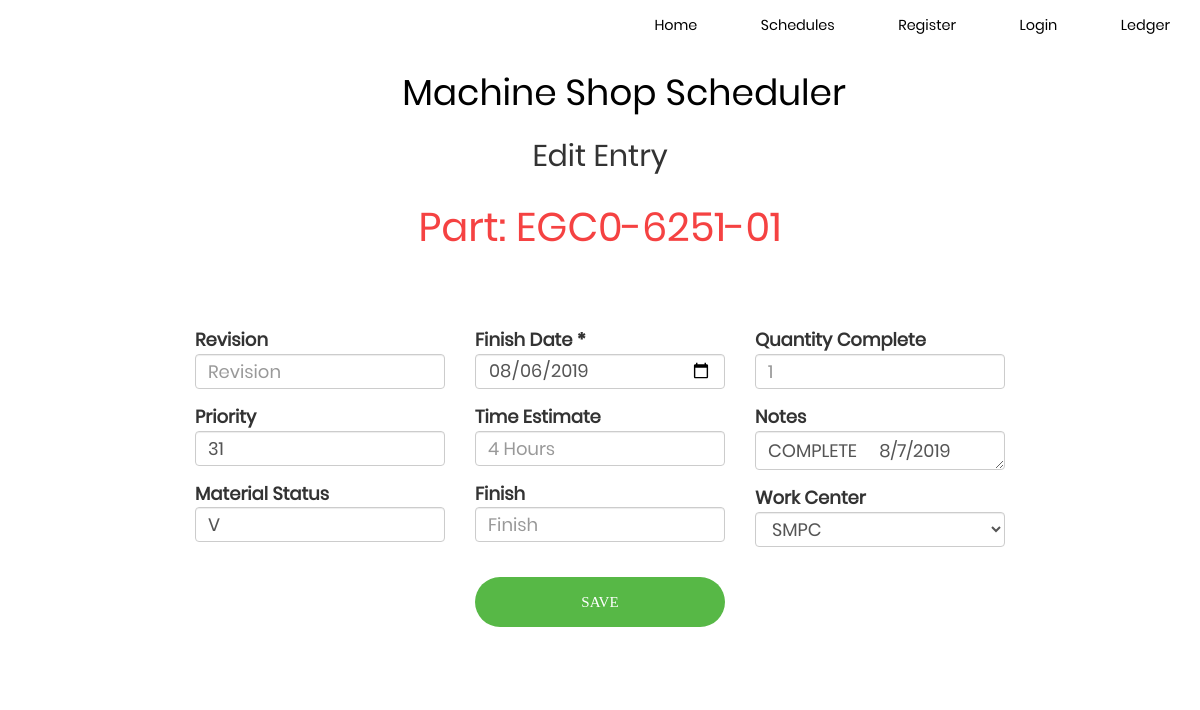
The page /item/73 on the database its author committed.
### db_creator.py (models this page shows, shortened)
class Schedule(base):
    __tablename__ = "schedule"
    id = Column(Integer, primary_key=True)
    due_date = Column(String)
    part_number = Column(String)
    part_description = Column(String)
    job_number = Column(Integer)
    work_number = Column(String)
    part_quantity = Column(Integer)
    part_location = Column(String)
    entry_time = Column(String)
    entry_date = Column(Date)
    employee_id = Column(String)
    comments = Column(String)
    revision = Column(String)
    material_status = Column(String)
    machine_center = Column(String)
    original_estimated_time = Column(String)
    revised_estimated_time = Column(String)
    actual_time = Column(String)
    quantity_complete = Column(String)
    mtl = Column(String)
    archived = Column(Boolean)
    priority = Column(Integer)
    finish = Column(String)

### main.py (the view)
@app.route('/item/<int:id>', methods=['GET', 'POST'])
def edit(id):
    if 'schedules' in request.headers.get('Referer'):
        referer = request.headers.get('Referer')
        referers.clear()
        referers.append(referer)
    qry = db_session.query(Schedule).filter(Schedule.id == id)
    entry = qry.first()
    form = SchedulerDataEntryForm(formdata=request.form, obj=entry)
    form.work_center.data = entry.machine_center
    flash('Part: ' + entry.part_number)
    if request.method == 'POST':
        edit_entry(form, entry)
        return redirect(referers[0])
    return render_template('edit.html', form=form)

### forms.py
class SchedulerDataEntryForm(Form):
    due_date = StringField('Finish Date *')
    employee_id = StringField('Employee')
    part_number = StringField('Barcode *')
    comments = TextAreaField('Notes', render_kw={"rows": 1, "cols": 20})
    revision = StringField('Revision')
    original_estimated_time = StringField('Time Estimate')
    quantity_complete = StringField('Quantity Complete')
    priority = StringField('Priority')
    material_status = StringField('Material Status')
    finish = StringField('Finish')
    work_center = SelectField(choices=[('-', '-'), ('CNCP', 'CNCP'), ('LASR', 'LASR'), ('MNUL', 'MNUL'), ('MS', 'MS'),
                                       ('MSO', 'MSO'), ('NLLG', 'NLLG'), ('NLMD', 'NLMD'), ('NMLG', 'NMLG'),
                                       ('NMSM', 'NMSM'), ('PNT', 'PNT'), ('SAWS', 'SAWS'), ('SMBK', 'SMBK'),
                                       ('SMPC', 'SMPC'), ('WELD', 'WELD')])

### Templates/edit.html (shortened to what this page needs)
<!DOCTYPE html>
<html>
<head>
  <link rel="stylesheet" href="../static/css/bootstrap.min.css">
  <link rel="stylesheet" type="text/css" href="../static/css/styles.css">
  <link rel="stylesheet" type="text/css" href="../static/css/main.css">
</head>
<header>
  <nav>
    <ul>
      <li><a href="{{url_for('index')}}">Home</a></li>
      <li><a href="{{url_for('schedules')}}">Schedules</a></li>
      <li><a href="{{url_for('register')}}">Register</a></li>
      <li><a href="{{url_for('login')}}">Login</a></li>
      <li><a href="static/ledger.pdf">Ledger</a></li>
    </ul>
  </nav>
</header>
<body>
  <h1>Machine Shop Scheduler</h1><br /><br /><br />
  <h2>Edit Entry</h2>
  {% with messages = get_flashed_messages() %}
  {% if messages %}
  {% for message in messages %}
  <div class="alert" role="alert">
    {{message}}
  </div>
  {% endfor %}
  {% endif %}
  {% endwith %}
  <div class="container-entry edit">
    {%from "_formhelpers.html" import render_field %}
    <form method=post>
      <div class="wrap-entry">
        <div class="row">
          <div class="col-xs-4">
            <dl>
              {{ render_field(form.revision, class="form-control", maxlength="10", placeholder="Revision") }}
              {{ render_field(form.priority, oninput="javascript: if (this.value.length > 2) this.value = this.value.slice(0, 2);", type='number', class="form-control", maxlength="2", placeholder="00") }}
              {{ render_field(form.material_status, class='form-control', placeholder='Status') }}
            </dl>
          </div>
          <div class="col-xs-4">
            <dl>
              {{ render_field(form.due_date, type="date", class="form-control", maxlength="25", placeholder="2019-05-02") }}
              {{ render_field(form.original_estimated_time, type='number', class="form-control", maxlength="20", placeholder="4 Hours") }}
              {{ render_field(form.finish, class='form-control', maxlength='20', placeholder='Finish') }}
              <div class="container-login100-form-btn">
                <button class="login100-form-btn">
                  Save
                </button>
              </div>
            </dl>
          </div>
          <div class="col-xs-4">
            <dl>
              {{ render_field(form.quantity_complete, type="number", class="form-control", maxlength="20", placeholder="1") }}
              {{ render_field(form.comments, class="form-control", maxlength="150", placeholder="Max length - 150 characters") }}
              {{ render_field(form.work_center, class="form-control") }}
            </dl>
          </div>
        </div>
      </div>
    </form>
</body>
</html>

### Templates/_formhelpers.html (shortened to what this page needs)
{% macro render_field(field) %}
    <dt>{{ field.label }}
    <dd>{{ field(**kwargs)|safe }}
    </dd>
{% endmacro %}

### Static/css/styles.css (style rules this page uses)
html, body { background-color: white; font-family: Poppins-Regular, sans-serif; }
header { width: 100%; height: 60px; background-color: white; }
h1 { position: absolute; padding: 3px; float:left; margin-left: 2%; margin-top: 10px; color: black; }
ul { width: auto; float: right; margin-top: 8px; }
li { display: inline-block; padding: 15px 30px; }
nav a, nav a:active, nav a:visited,nav a:focus { text-align: center; color: black; font-size: 1.2vw; text-decoration: none; }
.form-control { margin-top: -4px; margin-bottom: 15px; height: 35px; width: 250px; font-size: large; }
dt { font-size: large; }
.alert { font-size: 40px; text-align: center; color: #f54242; }

### Static/css/main.css (style rules this page uses)
* { margin: 0px; padding: 0px; box-sizing: border-box; }
body, html { height: 100%; font-family: Poppins-Regular, sans-serif; }
h1,h2,h3,h4,h5,h6 { text-align: center; width: 100%; }
ul, li { margin: 0px; list-style-type: none; }
input { outline: none; border: none; }
textarea { outline: none; border: none; }
button { outline: none !important; border: none; background: transparent; }
.container-entry { width: 100%; float: top; display: -webkit-box; display: -webkit-flex; display: -moz-box; display: -ms-flexbox; justify-content: center; align-items: center; padding: 150px; background: white; }
.edit { padding: 15px; }
.wrap-entry { width: 900px; background: #fff; border-radius: 10px; overflow: hidden; display: -webkit-box; display: -webkit-flex; display: -moz-box; display: -ms-flexbox; display: flex; flex-wrap: wrap; justify-content: center; padding: 20px 0px; }
.container-login100-form-btn { width: 100%; display: -webkit-box; display: -webkit-flex; display: -moz-box; display: -ms-flexbox; display: flex; flex-wrap: wrap; justify-content: center; padding-top: 20px; }
.login100-form-btn { font-family: Montserrat-Bold; font-size: 15px; line-height: 1.5; color: #fff; text-transform: uppercase; width: 100%; height: 50px; border-radius: 25px; background: #57b846; display: -webkit-box; display: -webkit-flex; display: -moz-box; display: -ms-flexbox; display: flex; justify-content: center; align-items: center; padding: 0 25px; -webkit-transition: all 0.4s; -o-transition: all 0.4s; -moz-transition: all 0.4s; transition: all 0.4s; }

### rows shown on the page
Schedule: priority "31", material_status "V", due_date "08/06/2019", comments "COMPLETE 8/7/2019"

### other values the page prints
{{ message }} "Part: EGC0-6251-01"
{{ field.label }} "Revision Priority Material Status Finish Date * Time Estimate Finish Quantity Complete Notes Work Center"
